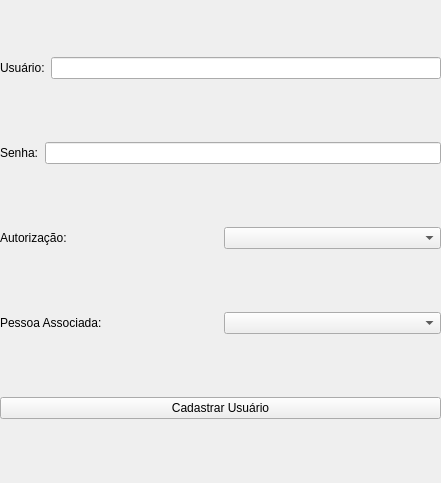
<?xml version="1.0" encoding="UTF-8"?>
<ui version="4.0">
 <class>CreateUser</class>
 <widget class="QMainWindow" name="CreateUser">
  <property name="geometry">
   <rect>
    <x>0</x>
    <y>0</y>
    <width>441</width>
    <height>483</height>
   </rect>
  </property>
  <property name="windowTitle">
   <string>Cadastrar Usuário</string>
  </property>
  <widget class="QWidget" name="centralwidget">
   <widget class="QWidget" name="verticalLayoutWidget">
    <property name="geometry">
     <rect>
      <x>0</x>
      <y>0</y>
      <width>441</width>
      <height>481</height>
     </rect>
    </property>
    <layout class="QVBoxLayout" name="verticalLayout">
     <item>
      <layout class="QHBoxLayout" name="horizontalLayout">
       <item>
        <widget class="QLabel" name="label">
         <property name="text">
          <string>Usuário:</string>
         </property>
        </widget>
       </item>
       <item>
        <widget class="QLineEdit" name="editUsername"/>
       </item>
      </layout>
     </item>
     <item>
      <layout class="QHBoxLayout" name="horizontalLayout_2">
       <item>
        <widget class="QLabel" name="label_2">
         <property name="text">
          <string>Senha:</string>
         </property>
        </widget>
       </item>
       <item>
        <widget class="QLineEdit" name="editPassword">
         <property name="echoMode">
          <enum>QLineEdit::EchoMode::Password</enum>
         </property>
        </widget>
       </item>
      </layout>
     </item>
     <item>
      <layout class="QHBoxLayout" name="horizontalLayout_3">
       <item>
        <widget class="QLabel" name="label_3">
         <property name="text">
          <string>Autorização:</string>
         </property>
        </widget>
       </item>
       <item>
        <widget class="QComboBox" name="comboAuthorization"/>
       </item>
      </layout>
     </item>
     <item>
      <layout class="QHBoxLayout" name="horizontalLayout_4">
       <item>
        <widget class="QLabel" name="label_4">
         <property name="text">
          <string>Pessoa Associada:</string>
         </property>
        </widget>
       </item>
       <item>
        <widget class="QComboBox" name="comboPerson"/>
       </item>
      </layout>
     </item>
     <item>
      <widget class="QPushButton" name="btnSave">
       <property name="text">
        <string>Cadastrar Usuário</string>
       </property>
      </widget>
     </item>
    </layout>
   </widget>
  </widget>
 </widget>
 <resources/>
 <connections/>
</ui>
